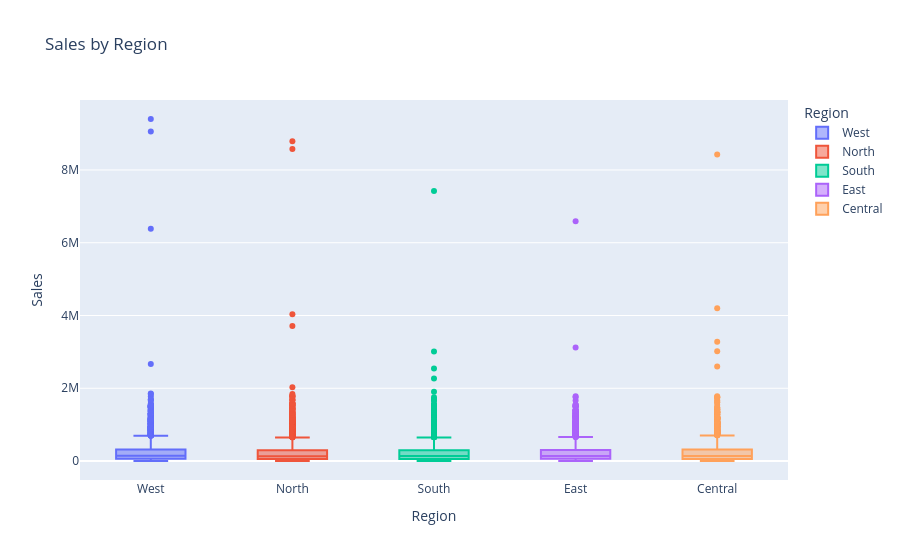

The notebook cell saved with this chart:
### Markdown cell above
**Code Cell 5
Region-wise Box Plot**

### Code cell
fig = px.box(

    df,

    x="Region",

    y="Sales",

    color="Region",

    title="Sales by Region"

)

fig.show()

### Figure 1 — Plotly figure (JSON) as saved in the notebook; plotly's stock layout.template omitted (floating-point values rounded to 4 significant figures; data arrays with more than 128 entries replaced by an {"elided": "..."} marker saying what was removed)
{"data": [{"alignmentgroup": "True", "hovertemplate": "Region=%{x}<br>Sales=%{y}<extra></extra>", "legendgroup": "West", "marker": {"color": "#636efa"}, "name": "West", "notched": false, "offsetgroup": "West", "orientation": "v", "showlegend": true, "type": "box", "x": {"elided": "2058 str values"}, "x0": " ", "xaxis": "x", "y": {"elided": "2058 float values"}, "y0": " ", "yaxis": "y"}, {"alignmentgroup": "True", "hovertemplate": "Region=%{x}<br>Sales=%{y}<extra></extra>", "legendgroup": "North", "marker": {"color": "#EF553B"}, "name": "North", "notched": false, "offsetgroup": "North", "orientation": "v", "showlegend": true, "type": "box", "x": {"elided": "2023 str values"}, "x0": " ", "xaxis": "x", "y": {"elided": "2023 float values"}, "y0": " ", "yaxis": "y"}, {"alignmentgroup": "True", "hovertemplate": "Region=%{x}<br>Sales=%{y}<extra></extra>", "legendgroup": "South", "marker": {"color": "#00cc96"}, "name": "South", "notched": false, "offsetgroup": "South", "orientation": "v", "showlegend": true, "type": "box", "x": {"elided": "2078 str values"}, "x0": " ", "xaxis": "x", "y": {"elided": "2078 float values"}, "y0": " ", "yaxis": "y"}, {"alignmentgroup": "True", "hovertemplate": "Region=%{x}<br>Sales=%{y}<extra></extra>", "legendgroup": "East", "marker": {"color": "#ab63fa"}, "name": "East", "notched": false, "offsetgroup": "East", "orientation": "v", "showlegend": true, "type": "box", "x": {"elided": "1995 str values"}, "x0": " ", "xaxis": "x", "y": {"elided": "1995 float values"}, "y0": " ", "yaxis": "y"}, {"alignmentgroup": "True", "hovertemplate": "Region=%{x}<br>Sales=%{y}<extra></extra>", "legendgroup": "Central", "marker": {"color": "#FFA15A"}, "name": "Central", "notched": false, "offsetgroup": "Central", "orientation": "v", "showlegend": true, "type": "box", "x": {"elided": "1946 str values"}, "x0": " ", "xaxis": "x", "y": {"elided": "1946 float values"}, "y0": " ", "yaxis": "y"}], "layout": {"boxmode": "overlay", "legend": {"title": {"text": "Region"}, "tracegroupgap": 0}, "title": {"text": "Sales by Region"}, "xaxis": {"anchor": "y", "categoryarray": ["West", "North", "South", "East", "Central"], "categoryorder": "array", "domain": [0, 1], "title": {"text": "Region"}}, "yaxis": {"anchor": "x", "domain": [0, 1], "title": {"text": "Sales"}}}}
